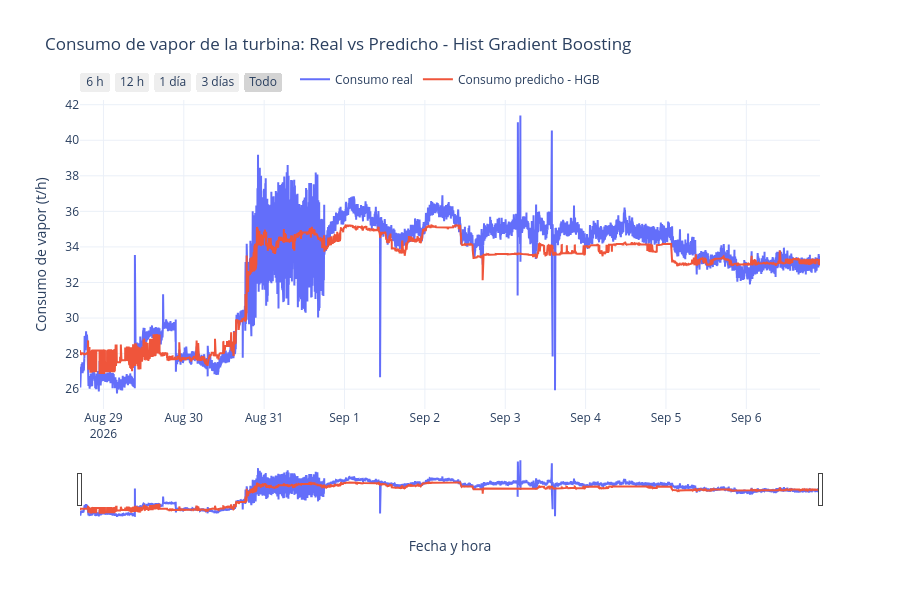

The code cell stored with this chart in its notebook:
### Code cell
import pandas as pd
import plotly.graph_objects as go

# ============================================================
# 1. GENERAR PREDICCIÓN DEL MODELO GANADOR SOBRE TODO EL TEST
# ============================================================

y_pred_hgb = modelo_ganador.predict(X_test_vapor_vacio)


# ============================================================
# 2. CREAR DATAFRAME DE RESULTADOS
# ============================================================

resultados_hgb = pd.DataFrame({
    "FechaHora": df_operacion2.loc[X_test_vapor_vacio.index, "FechaHora"].values,
    "Real_kg_h": y_test_vapor_vacio.values,
    "Predicho_kg_h": y_pred_hgb
})

# Convertir a t/h para que la gráfica sea más fácil de leer
resultados_hgb["Real_t_h"] = resultados_hgb["Real_kg_h"] / 1000
resultados_hgb["Predicho_t_h"] = resultados_hgb["Predicho_kg_h"] / 1000


# ============================================================
# 3. ORDENAR CRONOLÓGICAMENTE
# ============================================================

resultados_hgb = (
    resultados_hgb
    .sort_values("FechaHora")
    .reset_index(drop=True)
)


# ============================================================
# 4. CREAR GRÁFICA INTERACTIVA REAL VS PREDICHO
# ============================================================

fig = go.Figure()

# Valor real
fig.add_trace(
    go.Scatter(
        x=resultados_hgb["FechaHora"],
        y=resultados_hgb["Real_t_h"],
        mode="lines",
        name="Consumo real",
        hovertemplate=
        "<b>Fecha:</b> %{x}<br>" +
        "<b>Real:</b> %{y:.3f} t/h<extra></extra>"
    )
)

# Valor predicho
fig.add_trace(
    go.Scatter(
        x=resultados_hgb["FechaHora"],
        y=resultados_hgb["Predicho_t_h"],
        mode="lines",
        name="Consumo predicho - HGB",
        hovertemplate=
        "<b>Fecha:</b> %{x}<br>" +
        "<b>Predicho:</b> %{y:.3f} t/h<extra></extra>"
    )
)


# ============================================================
# 5. CONFIGURACIÓN DE LA GRÁFICA
# ============================================================

fig.update_layout(
    title=(
        "Consumo de vapor de la turbina: "
        "Real vs Predicho - Hist Gradient Boosting"
    ),

    xaxis_title="Fecha y hora",
    yaxis_title="Consumo de vapor (t/h)",

    hovermode="x unified",

    template="plotly_white",

    legend=dict(
        orientation="h",
        yanchor="bottom",
        y=1.02,
        xanchor="center",
        x=0.5
    ),

    height=600
)


# ============================================================
# 6. AGREGAR SELECTOR Y DESLIZADOR DE TIEMPO
# ============================================================

fig.update_xaxes(

    rangeslider_visible=True,

    rangeselector=dict(
        buttons=[
            dict(
                count=6,
                label="6 h",
                step="hour",
                stepmode="backward"
            ),

            dict(
                count=12,
                label="12 h",
                step="hour",
                stepmode="backward"
            ),

            dict(
                count=1,
                label="1 día",
                step="day",
                stepmode="backward"
            ),

            dict(
                count=3,
                label="3 días",
                step="day",
                stepmode="backward"
            ),

            dict(
                step="all",
                label="Todo"
            )
        ]
    )
)


# ============================================================
# 7. MOSTRAR
# ============================================================

fig.show()

### Figure 1 — Plotly figure (JSON) as saved in the notebook; plotly's stock layout.template omitted (floating-point values rounded to 4 significant figures; data arrays with more than 128 entries replaced by an {"elided": "..."} marker saying what was removed)
{"data": [{"hovertemplate": "<b>Fecha:</b> %{x}<br><b>Real:</b> %{y:.3f} t/h<extra></extra>", "mode": "lines", "name": "Consumo real", "type": "scatter", "x": {"elided": "13261 str values"}, "y": {"elided": "13261 float values"}}, {"hovertemplate": "<b>Fecha:</b> %{x}<br><b>Predicho:</b> %{y:.3f} t/h<extra></extra>", "mode": "lines", "name": "Consumo predicho - HGB", "type": "scatter", "x": {"elided": "13261 str values"}, "y": {"elided": "13261 float values"}}], "layout": {"height": 600, "hovermode": "x unified", "legend": {"orientation": "h", "x": 0.5, "xanchor": "center", "y": 1.02, "yanchor": "bottom"}, "title": {"text": "Consumo de vapor de la turbina: Real vs Predicho - Hist Gradient Boosting"}, "xaxis": {"rangeselector": {"buttons": [{"count": 6, "label": "6 h", "step": "hour", "stepmode": "backward"}, {"count": 12, "label": "12 h", "step": "hour", "stepmode": "backward"}, {"count": 1, "label": "1 día", "step": "day", "stepmode": "backward"}, {"count": 3, "label": "3 días", "step": "day", "stepmode": "backward"}, {"label": "Todo", "step": "all"}]}, "rangeslider": {"visible": true}, "title": {"text": "Fecha y hora"}}, "yaxis": {"title": {"text": "Consumo de vapor (t/h)"}}}}
